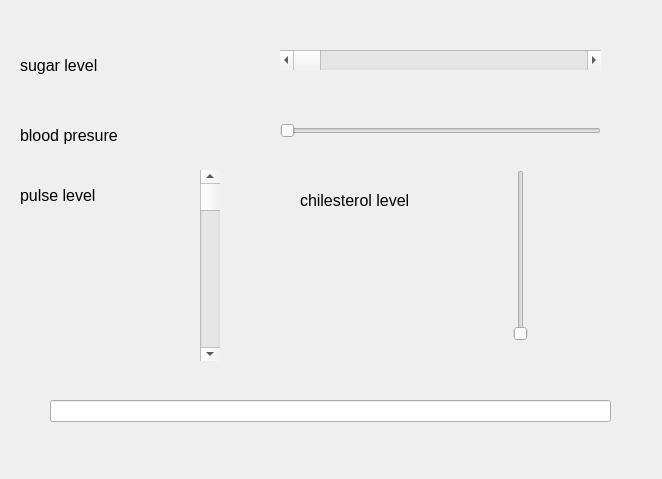
<?xml version="1.0" encoding="UTF-8"?>
<ui version="4.0">
 <class>Dialog</class>
 <widget class="QDialog" name="Dialog">
  <property name="geometry">
   <rect>
    <x>0</x>
    <y>0</y>
    <width>662</width>
    <height>479</height>
   </rect>
  </property>
  <property name="font">
   <font>
    <pointsize>12</pointsize>
   </font>
  </property>
  <property name="windowTitle">
   <string>Dialog</string>
  </property>
  <widget class="QScrollBar" name="sugarhorizontalScrollBar">
   <property name="geometry">
    <rect>
     <x>280</x>
     <y>50</y>
     <width>321</width>
     <height>20</height>
    </rect>
   </property>
   <property name="orientation">
    <enum>Qt::Horizontal</enum>
   </property>
  </widget>
  <widget class="QScrollBar" name="pusleLVLverticalScrollBar">
   <property name="geometry">
    <rect>
     <x>200</x>
     <y>170</y>
     <width>20</width>
     <height>191</height>
    </rect>
   </property>
   <property name="orientation">
    <enum>Qt::Vertical</enum>
   </property>
  </widget>
  <widget class="QSlider" name="presyrehorizontalSlider">
   <property name="geometry">
    <rect>
     <x>280</x>
     <y>120</y>
     <width>321</width>
     <height>22</height>
    </rect>
   </property>
   <property name="orientation">
    <enum>Qt::Horizontal</enum>
   </property>
  </widget>
  <widget class="QSlider" name="cholesterolLVLverticalSlider">
   <property name="geometry">
    <rect>
     <x>510</x>
     <y>170</y>
     <width>22</width>
     <height>171</height>
    </rect>
   </property>
   <property name="orientation">
    <enum>Qt::Vertical</enum>
   </property>
  </widget>
  <widget class="QLabel" name="label">
   <property name="geometry">
    <rect>
     <x>300</x>
     <y>180</y>
     <width>151</width>
     <height>41</height>
    </rect>
   </property>
   <property name="text">
    <string>chilesterol level</string>
   </property>
  </widget>
  <widget class="QLabel" name="label_2">
   <property name="geometry">
    <rect>
     <x>20</x>
     <y>180</y>
     <width>121</width>
     <height>31</height>
    </rect>
   </property>
   <property name="text">
    <string>pulse level</string>
   </property>
  </widget>
  <widget class="QLabel" name="label_3">
   <property name="geometry">
    <rect>
     <x>20</x>
     <y>120</y>
     <width>131</width>
     <height>31</height>
    </rect>
   </property>
   <property name="text">
    <string>blood presure</string>
   </property>
  </widget>
  <widget class="QLabel" name="label_4">
   <property name="geometry">
    <rect>
     <x>20</x>
     <y>50</y>
     <width>101</width>
     <height>31</height>
    </rect>
   </property>
   <property name="text">
    <string>sugar level</string>
   </property>
  </widget>
  <widget class="QLineEdit" name="result">
   <property name="geometry">
    <rect>
     <x>50</x>
     <y>400</y>
     <width>561</width>
     <height>22</height>
    </rect>
   </property>
  </widget>
 </widget>
 <resources/>
 <connections/>
</ui>
